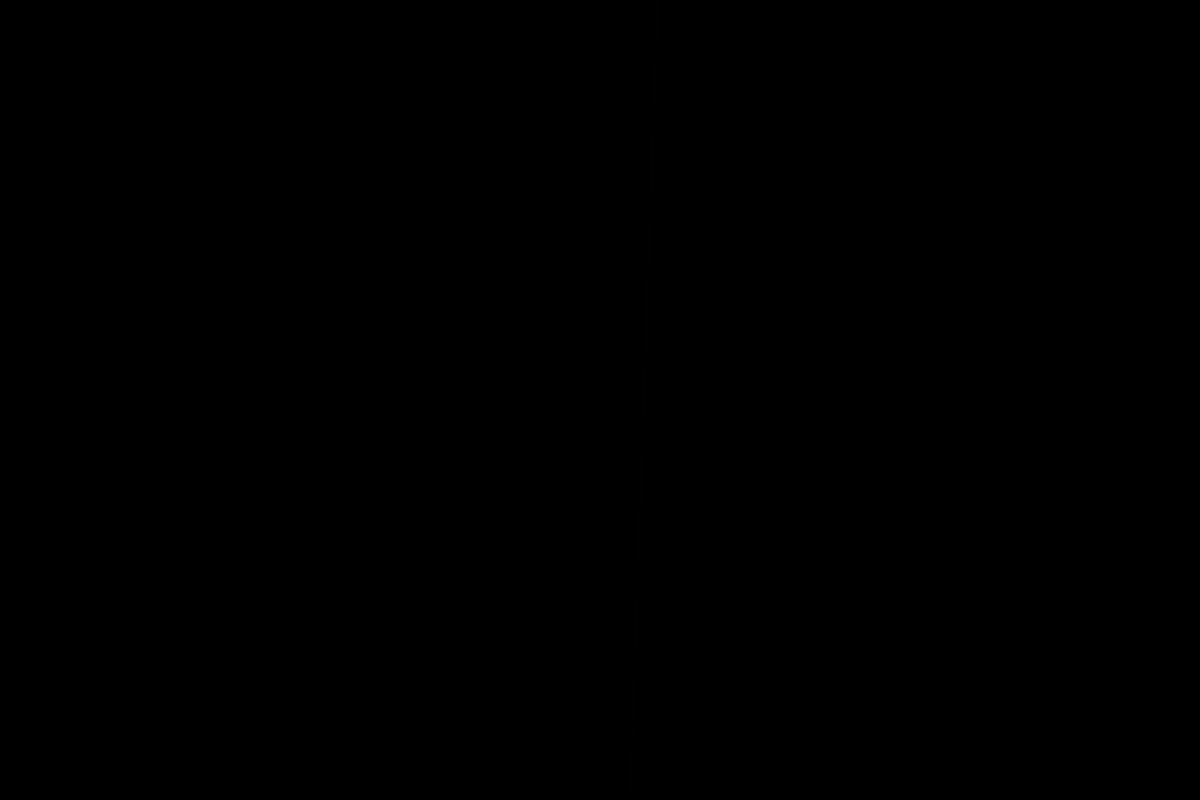
Frame 1 (no input)
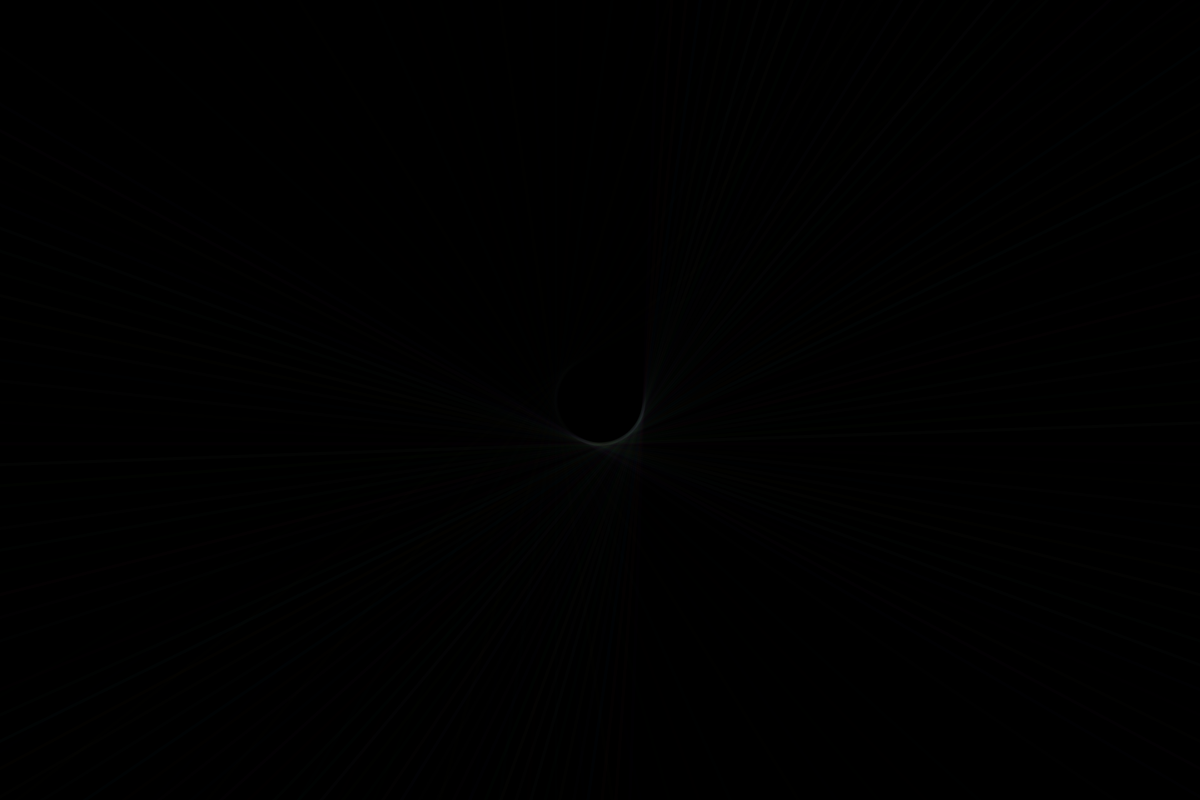
Frame 60 (the mouse pressed at the canvas centre just before this capture)
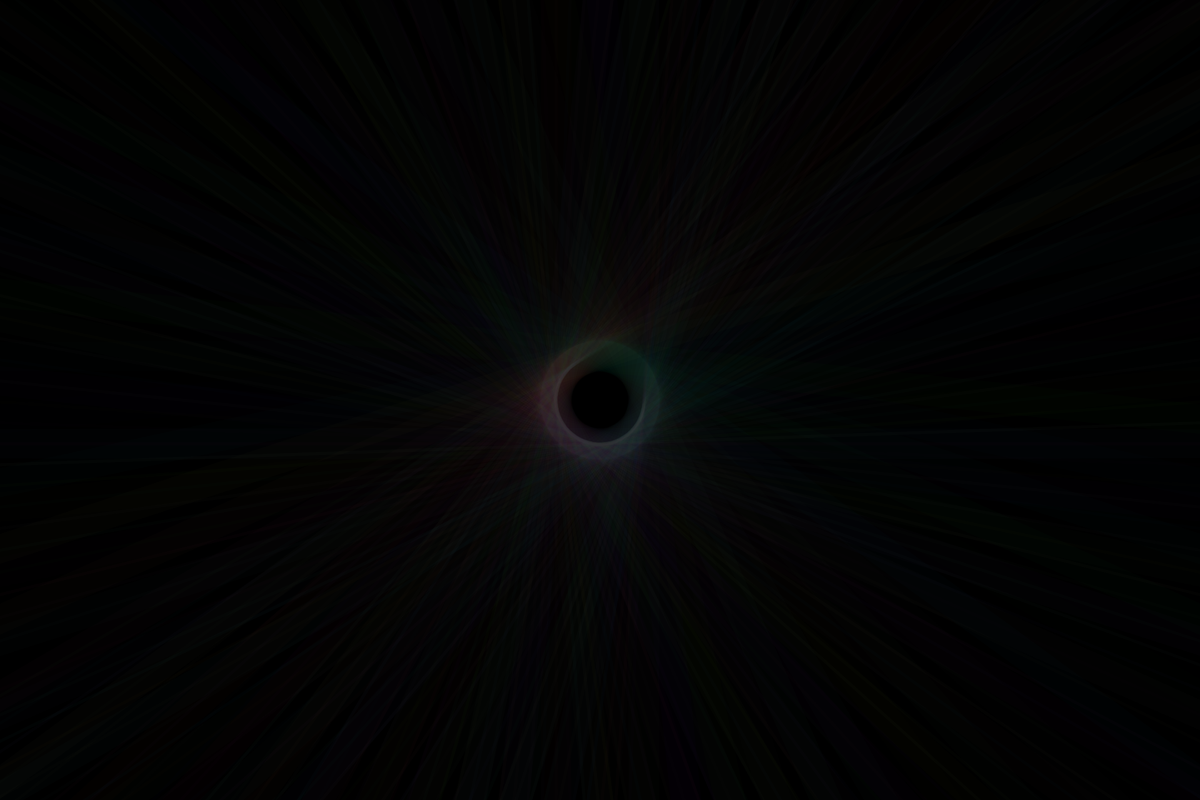
Frame 120 (the mouse held since frame 60 and released just before this capture)

The Processing sketch that drew these frames (run headless with seeded random() and noise(); from frame 60 on, the mouse is pressed at the canvas centre):

// Processing sketch: processing_86484
// ── processing_86484.pde


void setup() {
  size(1920, 1280);
  background(0);
  smooth();
  noStroke();
}

void draw(){
  if (frameCount % 1 == 0) {
    fill(frameCount * 25 % 255, frameCount * 50 % 255,
      frameCount * 100 % 255, 50);
    pushMatrix();
    translate(960, 640);
  }{
     fill(frameCount * 73 % 255, frameCount * 23 % 255,
      frameCount * 190 % 255, 3);
      rotate(radians(frameCount * 2  % 360));
      ellipse(70, 70, 5, 5000);
     if(mousePressed) {
       rotate(radians(frameCount * 100  % 360));
      ellipse(70, 70, 50, 5000);
       } else {
      fill(frameCount * 170 % 255, frameCount * 123 % 255,
      frameCount * 90 % 255, 1.5);
       rotate(radians(frameCount * 2  % 360));
        ellipse(70, 70, 5, 5000);
        translate(140, 720);
    }
    
  }
    popMatrix();
}
